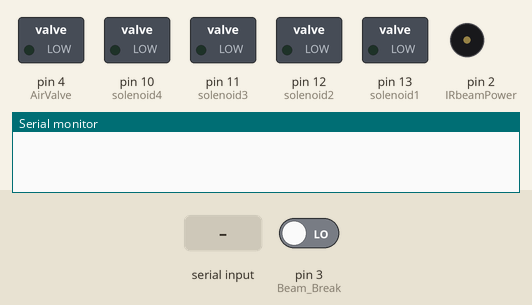
Bench run of a sketch on a simulated Arduino Uno, built with avr-gcc and run on an emulated ATmega328P. Parts: switched loads named in the sketch (green lamp = pin HIGH), buzzer (waves = sounding), the last lines printed to the serial monitor. The test bench sets the inputs (shaded band); at power-on: pin 3 (Beam_Break) LOW.

Above: at 1.2 s.
1.3 s: "1\n" received over Serial
At 2.1 s:
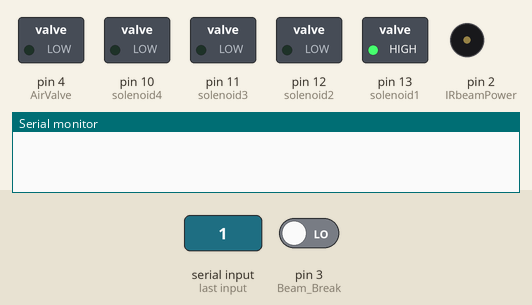
4.3 s: pin 3 (Beam_Break) driven HIGH
At 5.45 s:
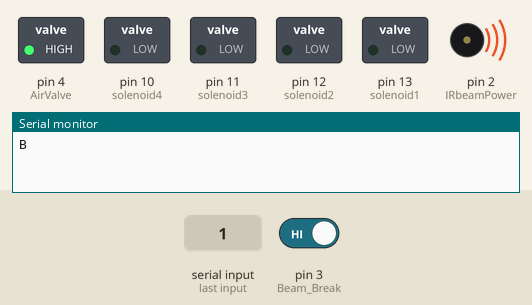
7.0 s: "6\n" received over Serial
At 7.7 s:
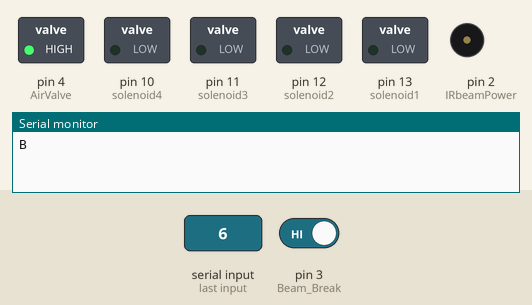
Timing chart, 0 to 10.0 s (numbered marks = the images above; inputs shaded):
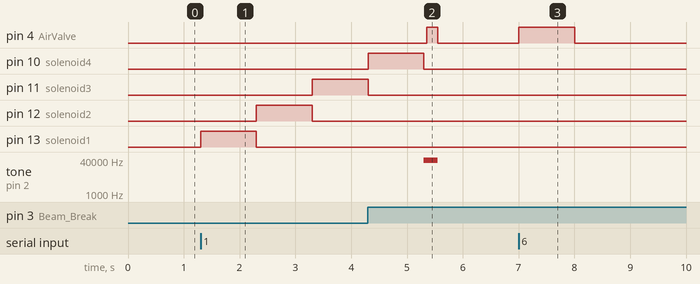

The sketch:

TrackMaster.ino
```cpp
int solenoid1       = 13; //Solenoid1 is connected to pin9
int solenoid2       = 12;
int solenoid3       = 11;
int solenoid4       = 10;
int IRbeamPower     = 2;//IR LED connected to pin 7
int Beam_Break      = 3;//IR receiver connected to pin 6
int AirValve        = 4;

int openTime = 1000;

String serialReceived;
char State;

bool BreakStatus = false;
boolean receiverState;

void setup() {

  pinMode(solenoid1, OUTPUT);
  pinMode(solenoid2, OUTPUT);
  pinMode(solenoid3, OUTPUT);
  pinMode(solenoid4, OUTPUT);

  pinMode(IRbeamPower, OUTPUT);
  pinMode(Beam_Break, INPUT);
  pinMode(AirValve, OUTPUT);

  Serial.begin(9600); //open serial port and set rate to 9600 baud

}

void loop() {
  // put your main code here, to run repeatedly:
  if (Serial.available() >0) {

    serialReceived = Serial.readStringUntil('\n');
    State = serialReceived.charAt(0);
    switch (State) {
      case '1':
        digitalWrite(solenoid1, HIGH);
        delay(openTime);
        digitalWrite(solenoid1, LOW);
      case '2':
        digitalWrite(solenoid2, HIGH);
        delay(openTime);
        digitalWrite(solenoid2, LOW);
      case '3':
        digitalWrite(solenoid3, HIGH);
        delay(openTime);
        digitalWrite(solenoid3, LOW);
      case '4':
        digitalWrite(solenoid4, HIGH);
        delay(openTime);
        digitalWrite(solenoid4, LOW);
      case '5':
        MonitorBeam();
        break;
      case '6':
        digitalWrite(AirValve, HIGH);
        delay(openTime);
        digitalWrite(AirValve, LOW);
    }
  }
}

void MonitorBeam(){
  tone(IRbeamPower,38000);
  delay(50);
  while (!BreakStatus){
    if (Serial.available() >0) {
      digitalWrite(IRbeamPower, LOW);
      Serial.flush();
      BreakStatus = 0;
      return;
    }
    receiverState = digitalRead(Beam_Break);
    if (receiverState == HIGH) { // beam interrupted
      BreakStatus = true;
      digitalWrite(AirValve, HIGH);
      Serial.println('B');
      delay(200);
      digitalWrite(AirValve, LOW);
    }
    else { // beam detected
      digitalWrite(AirValve, LOW);
    }
  }
  noTone(IRbeamPower);
  BreakStatus = false;
}
```

Measured:
- after the input at 1.3 s, pin 11 (solenoid3): LOW → HIGH after 2.0 s; pin 12 (solenoid2): LOW → HIGH after 1.0 s, → LOW 1.0 s later; pin 13 (solenoid1): LOW → HIGH at once, → LOW 1.0 s later
- after the input at 4.3 s, pin 4 (AirValve): LOW → HIGH after 1.1 s, → LOW 0.20 s later
- after the input at 7.0 s, pin 4 (AirValve): LOW → HIGH at once, → LOW 1.0 s later
